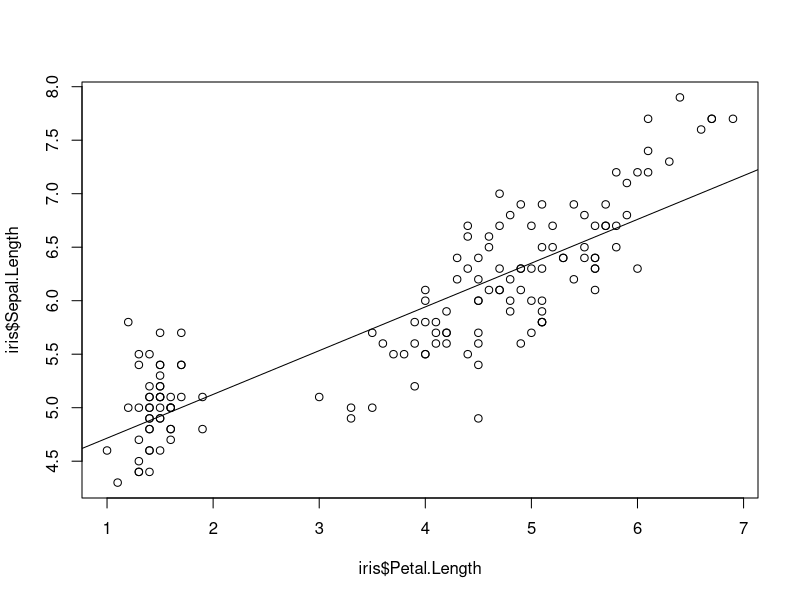

R code for this plot:
# Hwf linear regression exsample in repeat

data(iris)
res <- lm(Sepal.Length~Petal.Length,data=iris)
summary(res)
plot(iris$Petal.Length,iris$Sepal.Length)
abline(res)